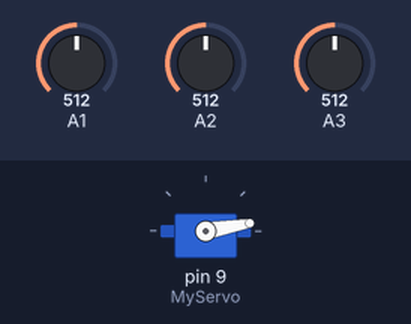
Bench run of a sketch on a simulated Arduino Uno, built with avr-gcc and run on an emulated ATmega328P. Shown: servo. The inputs (shaded band) are chosen by the test bench; at power-on: A1 = 512, A2 = 512, A3 = 512. What the sketch prints to the serial monitor is not drawn.

Above: at 0.25 s.
At 6.2 s:
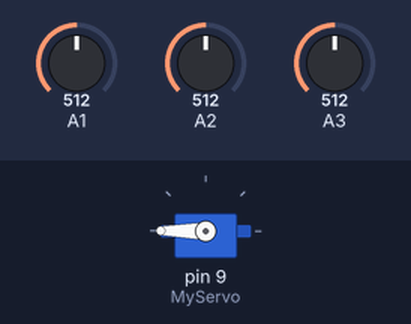
Timing chart, 0 to 8.0 s (numbered marks = the images above):
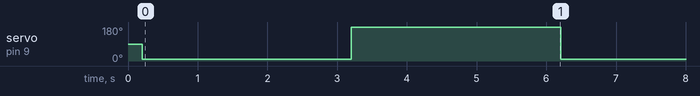

Measured:
- by itself, servo on pin 9 (MyServo): alternates 180° for 3.0 s and 10° for 3.0 s

The sketch:

sketch_nov26b.ino
```cpp
#include <Servo.h>
Servo MyServo;

#define Max_A1 29
#define Max_A2 40
#define Max_A3 29

#define Sound 10

int x1,x2,x3;

void turn_on_sound(void) {
  digitalWrite(Sound,HIGH);
  delay(1);
  digitalWrite(Sound,LOW);
  MyServo.write(10);
  delay(3000);
  MyServo.write(180);
  delay(3000);
}

void setup() {
  //MyServo init
  MyServo.attach(9);
  // analog
  pinMode(A1,INPUT);
  pinMode(A2,INPUT);
  pinMode(A3,INPUT);
  //init sound
  pinMode(Sound,OUTPUT);
  digitalWrite(Sound,LOW);
  //serial
  Serial.begin(115200);
  delay(200);
}

void loop() {
  x1 = analogRead(A1);
  if (x1>=Max_A1) {
    Serial.print("A1: ");
    Serial.println(x1);
    turn_on_sound();
  }
  delay(1);

  x2 = analogRead(A2);
  if (x2>=Max_A2) {
    Serial.print("A2: ");
    Serial.println(x2);
    turn_on_sound();
  }
  delay(1);

  x3 = analogRead(A3);
  if (x3>=Max_A3) {
    Serial.print("A3: ");
    Serial.println(x3);
    turn_on_sound();
  }
  delay(1);
}
```
